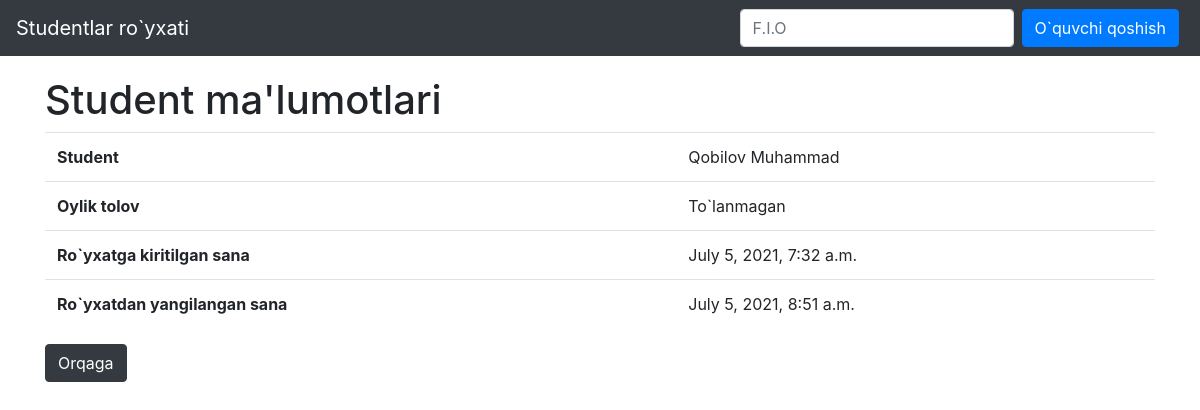
The app's page /view/12 with its own data.
### todos/models.py (models this page shows, shortened)
class Todo(models.Model):
    item = models.CharField('ismi',max_length=200)
    surname = models.CharField('familiyasi',max_length=200)
    phone = models.CharField('Telefon raqami',max_length=100)
    adress = models.CharField('Manzili',max_length=100)
    completed = models.BooleanField(default=False)
    created_at = models.DateTimeField(auto_now_add=True)
    updated_at = models.DateTimeField(auto_now_add=True)

### todos/views.py (the view)
# urls.py: path('view/<int:todo_id>', views.view, name="view"),
def view(request, todo_id):
    context = {
        'todo': Todo.objects.get(id=todo_id),
    }
    return render(request, 'todos/view.html', context)

### todos/templates/todos/view.html
{% extends 'todos/base.html' %}
{% block header %}
<h1>Student ma'lumotlari</h1>
{% endblock %}
{% block content %}
<table class="table">
    <tr>
        <th class="short-th" scope="col">Student</th>
        <td>{{ todo.item }}</td>
    </tr>
    <tr>
        <th class="short-th" scope="col">Oylik tolov</th>
        {% if todo.completed %}
        <td>To`langan </td>
        {% else %}
        <td>To`lanmagan</td>
        {% endif %}
    </tr>
    <tr>
        <th class="short-th" scope="col">Ro`yxatga kiritilgan sana</th>
        <td>{{ todo.created_at }}</td>
    </tr>
    <tr>
        <th class="short-th" scope="col">Ro`yxatdan yangilangan sana</th>
        <td>{{ todo.updated_at }}</td>
    </tr>
</table>
<a href="/" class="btn btn-dark" role="button">Orqaga</a>
{% endblock %}

### records on screen
Todo: item "Qobilov Muhammad", created_at "July 5, 2021, 7:32 a.m.", updated_at "July 5, 2021, 8:51 a.m."
